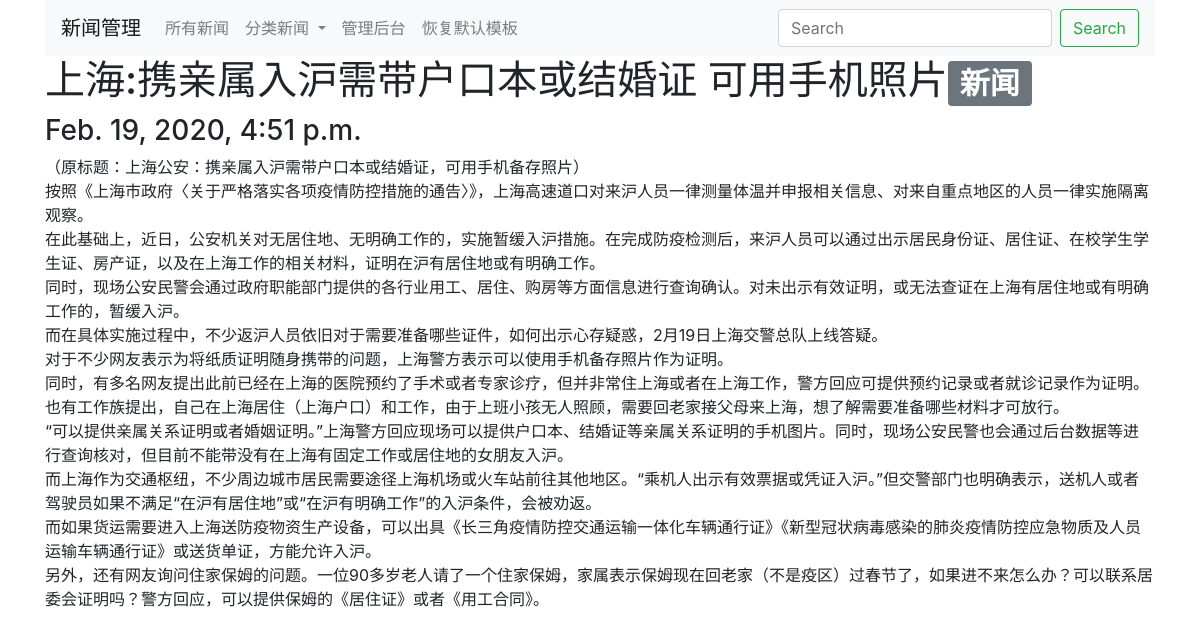
/posts/1, run on the app's committed database.
### main/models.py (models this page shows, shortened)
class Post(models.Model):
    title = models.CharField(max_length=1024, null=False)
    category = models.CharField(max_length=64)
    content = models.TextField()
    timestamp = models.DateTimeField()
    url = models.URLField()

### main/views.py (the view)
# urls.py: path('posts/<int:pk>', views.post, name='post'),
def post(request, pk):
    post = Post.objects.get(id=pk)
    if post_template[0] is None:
        return render(request, 'main/post_detail.html',
                      {'post': post})
    else:
        template = Template(post_template[0])
        context = RequestContext(request, {'post': post})
        return HttpResponse(template.render(context))

### main/context_processors.py (called while the page is built)
def categories(request):
    query = Post.objects.values('category').distinct()
    categories = [item['category'] for item in query]
    return {
        'categories': categories
    }

### main/templates/main/post_detail.html
{% extends 'main/base.html' %}
{% block content %}
<h1>{{ post.title }}<span class="badge badge-secondary">{{post.category}}</span></h1>
<h3>{{post.timestamp}}</h3>
<p>{{ post.content|safe }}</p>
{% endblock %}

### data on the page
Post: title "上海:携亲属入沪需带户口本或结婚证 可用手机照片", category "新闻", timestamp "Feb. 19, 2020, 4:51 p.m.", content "（原标题：上海公安：携亲属入沪需带户口本或结婚证，可用手机备存照片） 按照《上海市政府〈关于严格落实各项疫情防控措施的通告〉》，上海高速道口对来沪人员一律测量体温并申报相关信息、对来自重点地区的人员一律实施隔离观察。 在此基础上，近日，公安机关对无居住地、无明确工作的，实施暂缓入沪措施。在完成防疫检测后，来沪人员可以通过出示居民身份证、居住证、在校学生学生证、房产证，以及在上海工作的相关材料，证明在沪有居住地或有明确工作。 同时，现场公安民警会通过政府职能部门提供的各行业用工、居住、购房等方面信息进行查询确认。对未出示有效证明，或无法查证在上海有居住地或有明确工作的，暂缓入沪。 而在具体实施过程中，不少返沪人员依旧对于需要准备哪些证件，如何出示心存疑惑，2月19日上海交警总队上线答疑。 对于不少网友表示为将纸质证明随身携带的问题，上海警方表示可以使用手机备存照片作为证明。 同时，有多名网友提出此前已经在上海的医院预约了手术或者专家诊疗，但并非常住上海或者在上海工作，警方回应可提供预约记录或者就诊记录作为证明。 也有工作族提出，自己在上海居住（上海户口）和工作，由于上班小孩无人照顾，需要回老家接父母来上海，想了解需要准备哪些材料才可放行。 “可以提供亲属关系证明或者婚姻证明。”上海警方回应现场可以提供户口本、结婚证等亲属关系证明的手机图片。同时，现场公安民警也会通过后台数据等进行查询核对，但目前不能带没有在上海有固定工作或居住地的女朋友入沪。…"
